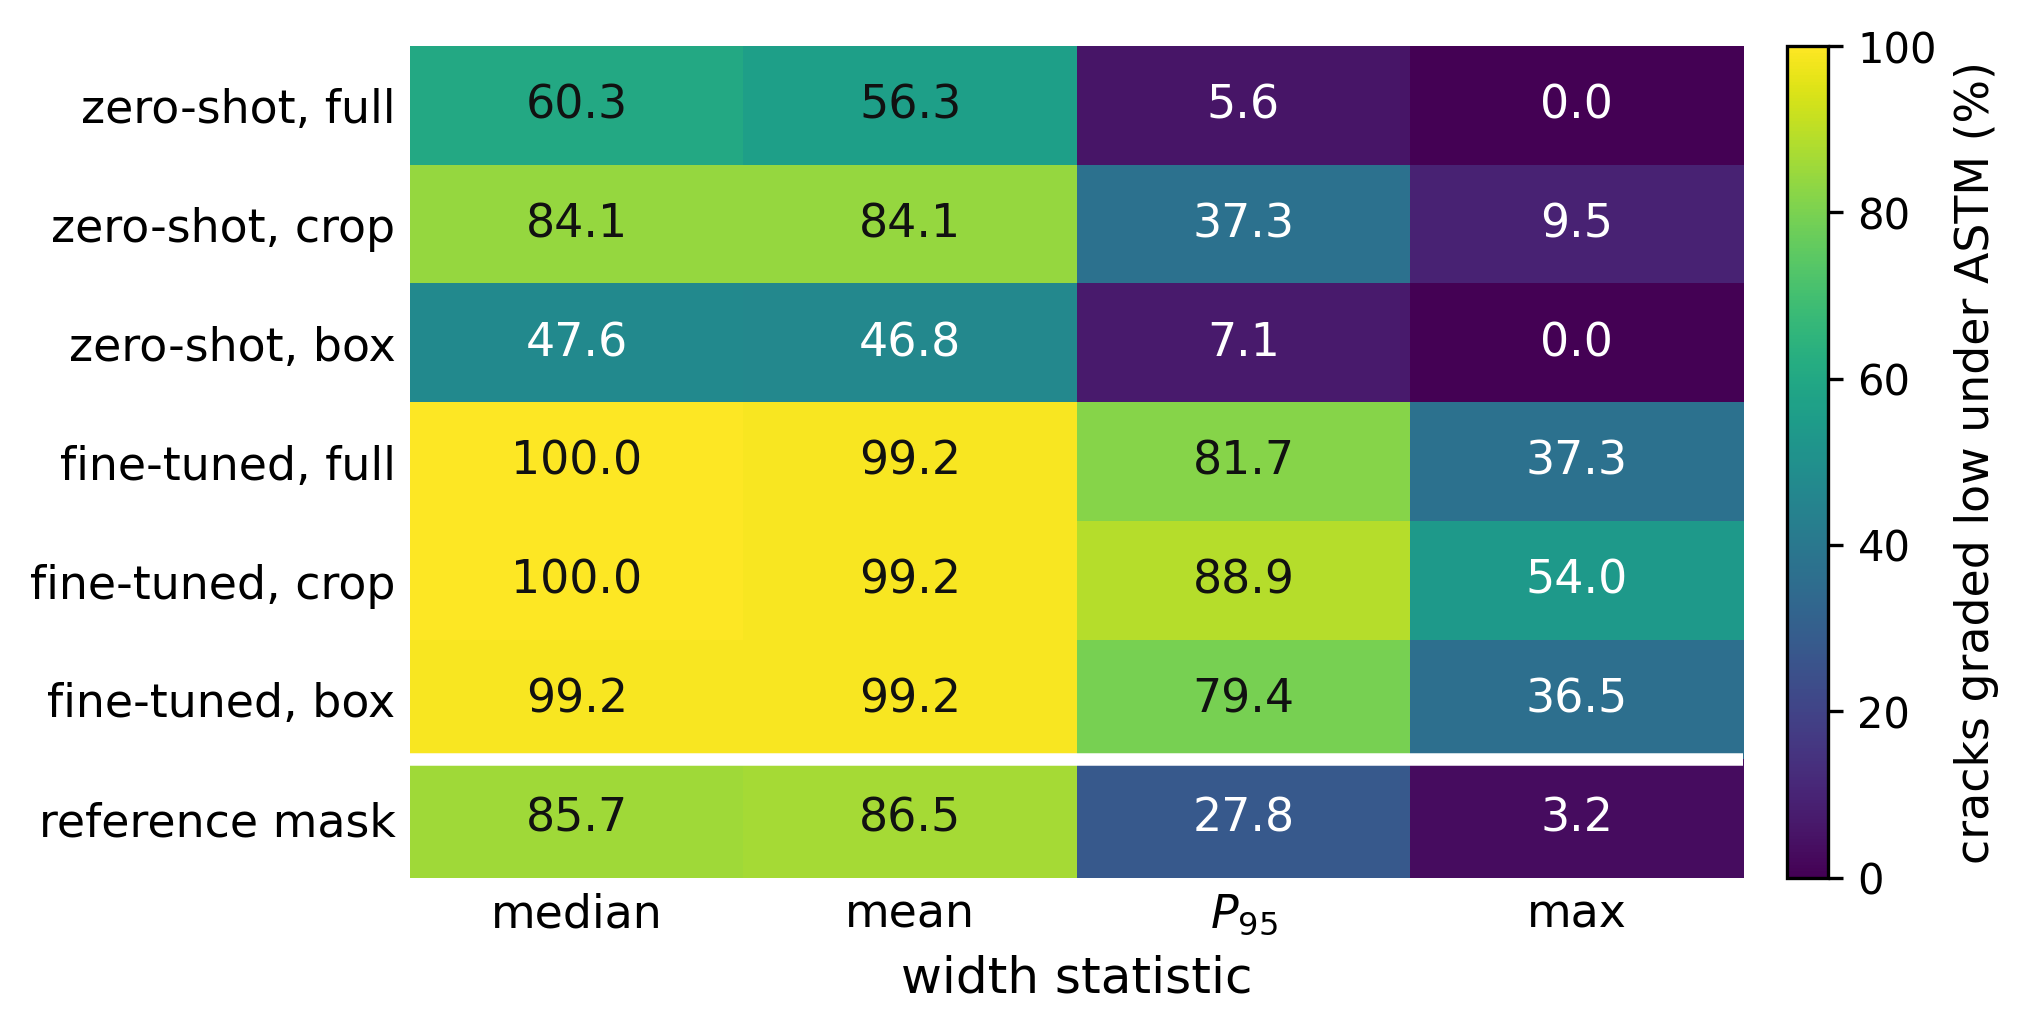

Python code for this plot:
#!/usr/bin/env python3
"""
fig_sensitivity_grid.py

生成图: 分级敏感性热力图。
同一批 126 条线状裂缝, 仅因掩码来源与缝宽口径不同, ASTM L 级占比
从 0.0% 摆到 100.0%; 末行为参照掩码, 显示即便分割无误差, 口径仍能
使占比从 85.7% 降到 3.2%。

数据来自 results/closeloop_v2_20260726_170420.csv 的汇总。
输出与本脚本同目录。
"""
import os

import numpy as np
import matplotlib
matplotlib.use("Agg")
import matplotlib.pyplot as plt

HERE = os.path.dirname(os.path.abspath(__file__))
OUT = os.path.join(HERE, "fig_sensitivity_grid.png")

REDUCTIONS = ["median", "mean", "$P_{95}$", "max"]

# ASTM: 缝宽 <= 10mm 判为 L 级的样本占比 (%)
ROWS = [
    ("zero-shot, full",  [60.3, 56.3,  5.6,  0.0]),
    ("zero-shot, crop",  [84.1, 84.1, 37.3,  9.5]),
    ("zero-shot, box",   [47.6, 46.8,  7.1,  0.0]),
    ("fine-tuned, full", [100.0, 99.2, 81.7, 37.3]),
    ("fine-tuned, crop", [100.0, 99.2, 88.9, 54.0]),
    ("fine-tuned, box",  [99.2, 99.2, 79.4, 36.5]),
    ("reference mask",   [85.7, 86.5, 27.8,  3.2]),
]

labels = [r for r, _ in ROWS]
data = np.array([v for _, v in ROWS])

fig, ax = plt.subplots(figsize=(6.2, 3.6))
im = ax.imshow(data, cmap="viridis", vmin=0, vmax=100, aspect="auto")

ax.set_xticks(range(len(REDUCTIONS)), REDUCTIONS, fontsize=11)
ax.set_yticks(range(len(labels)), labels, fontsize=11)
ax.set_xlabel("width statistic", fontsize=12)
ax.tick_params(length=0)

# 参照掩码与六个真实配置之间的分隔
ax.axhline(5.5, color="white", lw=3)

for i in range(data.shape[0]):
    for j in range(data.shape[1]):
        v = data[i, j]
        ax.text(j, i, f"{v:.1f}", ha="center", va="center", fontsize=11,
                color="white" if v < 55 else "#111111")

for s in ax.spines.values():
    s.set_visible(False)

cb = fig.colorbar(im, ax=ax, fraction=.045, pad=.03)
cb.set_label("cracks graded low under ASTM (%)", fontsize=11)
cb.ax.tick_params(labelsize=10)

fig.savefig(OUT, dpi=300, bbox_inches="tight")
print(f">> {OUT}")
